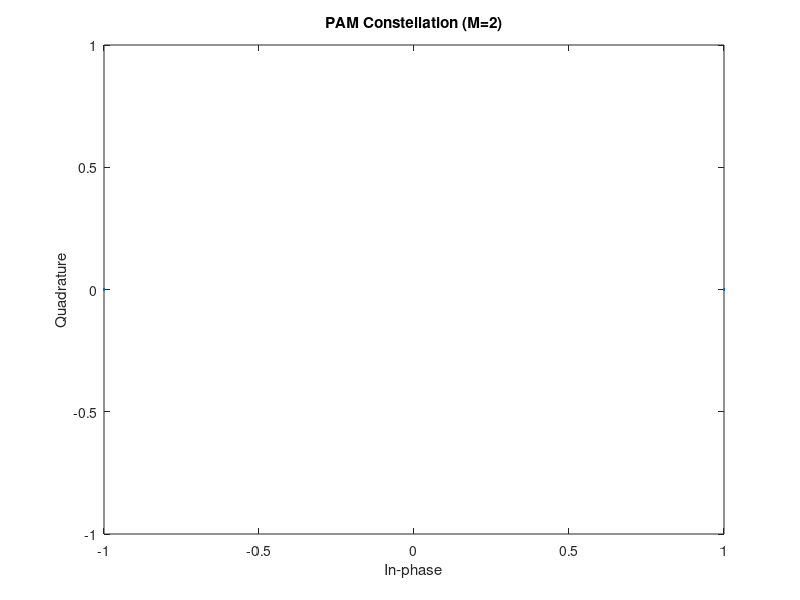
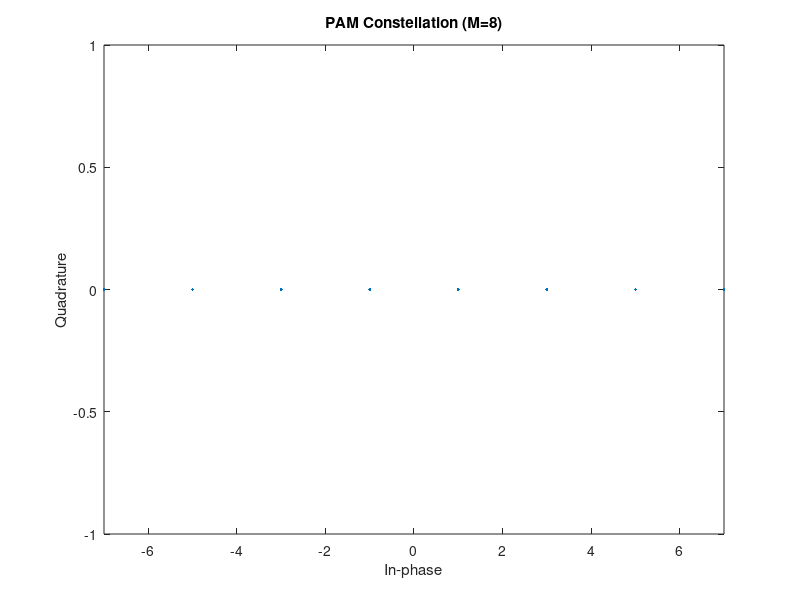

The MATLAB source for these figures, in order: (Note: this script raises an error after producing the figures.)
%Create 10,000 input data with a random distribution
k = 1;
M = 2^k;
N = [10000, 1];
i_data = randi(0:M-1,N);
%Modulate and demodulate
tx_sig = pammod(i_data, M);
o_data = pamdemod(tx_sig, M);
errors = sum(i_data ~= o_data);
fprintf('Number of errors with PAM (M=2): %i\n', errors);
%Plot constellation
figure;
scatterplot(tx_sig);
title("PAM Constellation (M=2)")
saveas(gcf, 'pamconstellationm2.fig');
%% Repeat with k=3 and M=8
k = 3;
M = 8;
N = [10000*k 1];
i_data = randi([0 M-1], N);
%Modulate and demodulate
tx_sig = pammod(i_data, M);
o_data = pamdemod(tx_sig, M);
errors = sum(i_data ~= o_data);
fprintf('Number of errors with PAM (M=8): %i\n', errors);
%Plot constellation
figure;
scatterplot(tx_sig);
title("PAM Constellation (M=8)")
saveas(gcf, 'pamconstellationm8.fig');
%% Repeat it for QAM
k = 3;
M = 8;
N = [10000*k 1];
i_data = randi([0 1], N);
%Modulate and demodulate
tx_sig = qammod(i_data, M, InputType="bit", UnitAveragePower=true,PlotConstellation=true);
o_data = qamdemod(tx_sig, M);
fprintf('Number of errors with QAM (M=8): %i\n', errors);
%Plot constellation
figure;
scatterplot(tx_sig);
title("QAM Constellation (M=8)")
saveas(gcf, 'qamconstellationm8.fig');
%% Repeat it for 64-QAM
k = 3;
M = 64;
N = [10000*k 1];
i_data = randi([0 1], N);
%Modulate and demodulate
tx_sig = qammod(i_data, M, InputType="bit", UnitAveragePower=true, PlotConstellation=true);
o_data = qamdemod(tx_sig, M);
fprintf('Number of errors with QAM (M=64): %i\n', errors);
%Plot constellation
figure;
scatterplot(tx_sig);
title("QAM Constellation (M=64)")
saveas(gcf, 'qamconstellationm64.fig');
%% Repeat it for 8-PSK
k = 3;
M = 8;
N = [10000*k 1];
i_data = randi([0 M-1], N);
%Modulate and demodulate
tx_sig = pskmod(i_data, M);
o_data = pskdemod(tx_sig, M);
errors = sum(i_data ~= o_data);
fprintf('Number of errors with PSK (M=8): %i\n', errors);
%Plot constellation
figure;
scatterplot(tx_sig);
title("8-PSK Constellation (M=8)")
saveas(gcf, '8pskconstellationm8.fig');
%% Modulate 64-QAM with gray coding, demodulate with binary coding
tx_sig = qammod(i_data, M, "gray");
o_data = qamdemod(tx_sig, M);
errors = sum(i_data ~= o_data);
fprintf('Number of errors with 64-QAM (Gray mod, Binary demod): %i\n', errors);
%Demodulate with Gray coding
o_data_gray = qamdemod(tx_sig, M, "gray");
errors_gray = sum(i_data ~= o_data);
fprintf('Number of errors with 64-QAM (Gray demod): %i\n', errors_gray);
%% Add AWGN with SNR=20 dB for 64-QAM
k = 3;
M = 64;
N = [10000*k 1];
i_data = randi([0 1], N);
tx_sig = qammod(i_data, M, InputType="bit", UnitAveragePower=true, PlotConstellation=true);
SNR = 20;
rx_sig = awgn(tx_sig, SNR);
fprintf('Number of errors with 64-QAM and SNR=20 dB: %i\n', errors);
figure;
scatterplot(rx_sig);
title("Received Constellation (64-QAM, SNR=20 dB)")
saveas(gcf, 'qamreceivedconstellation20db.fig');
%% Add AWGN with SNR=20 dB for 8-PSK
k = 3;
M = 8;
N = [10000*k 1];
i_data = randi([0 1], N);
tx_sig = pskmod(i_data, M);
SNR = 20;
rx_sig = awgn(tx_sig, SNR);
o_data = pskdemod(rx_sig, M);
errors = sum(i_data ~= o_data);
fprintf('Number of errors with 8-PSK and SNR=20 dB: %i\n', errors);
figure;
scatterplot(rx_sig);
title("Received Constellation (8-PSK, SNR=20 dB)")
saveas(gcf, 'pskreceivedconstellation20db.fig');
%% Add AWGN with SNR=12 dB for 64-QAM
k = 3;
M = 64;
N = [10000*k 1];
i_data = randi([0 1], N);
tx_sig = qammod(i_data, M, InputType="bit", UnitAveragePower=true, PlotConstellation=true);
SNR = 12;
rx_sig = awgn(tx_sig, SNR);
fprintf('Number of errors with 64-QAM and SNR=12 dB: %i\n', errors);
figure;
scatterplot(rx_sig);
title("Received Constellation (64-QAM, SNR=12 dB)")
saveas(gcf, 'qampskreceivedconstellation12db.fig');
%% Create 8-PSK waveform and add AWGN as an impairment at 12 dB SNR
k = 3;
M = 8;
N = [10000*k 1];
i_data = randi([0 1], N);
tx_sig = pskmod(i_data, M);
SNR = 12;
rx_sig = awgn(tx_sig, SNR);
o_data = pskdemod(rx_sig, M);
fprintf('Number of errors with 8-PSK and SNR=12 dB: %i\n', errors);
figure;
scatterplot(rx_sig);
title("Received Constellation (8-PSK, SNR=12 dB)")
saveas(gcf, 'psksnrreceivedconstellation12db.fig');

